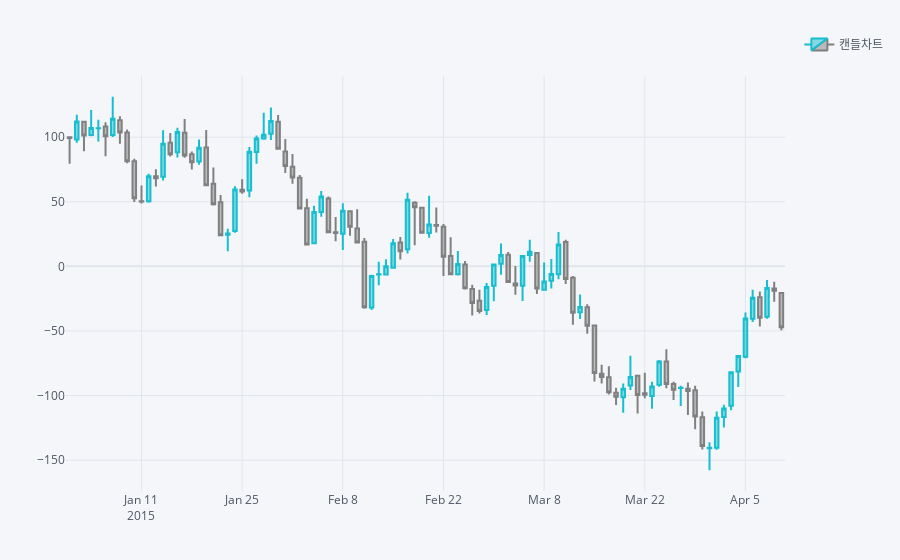

The code cell stored with this chart in its notebook:
### Code cell
qf = cf.QuantFig(df, name='캔들차트')
qf.iplot()
